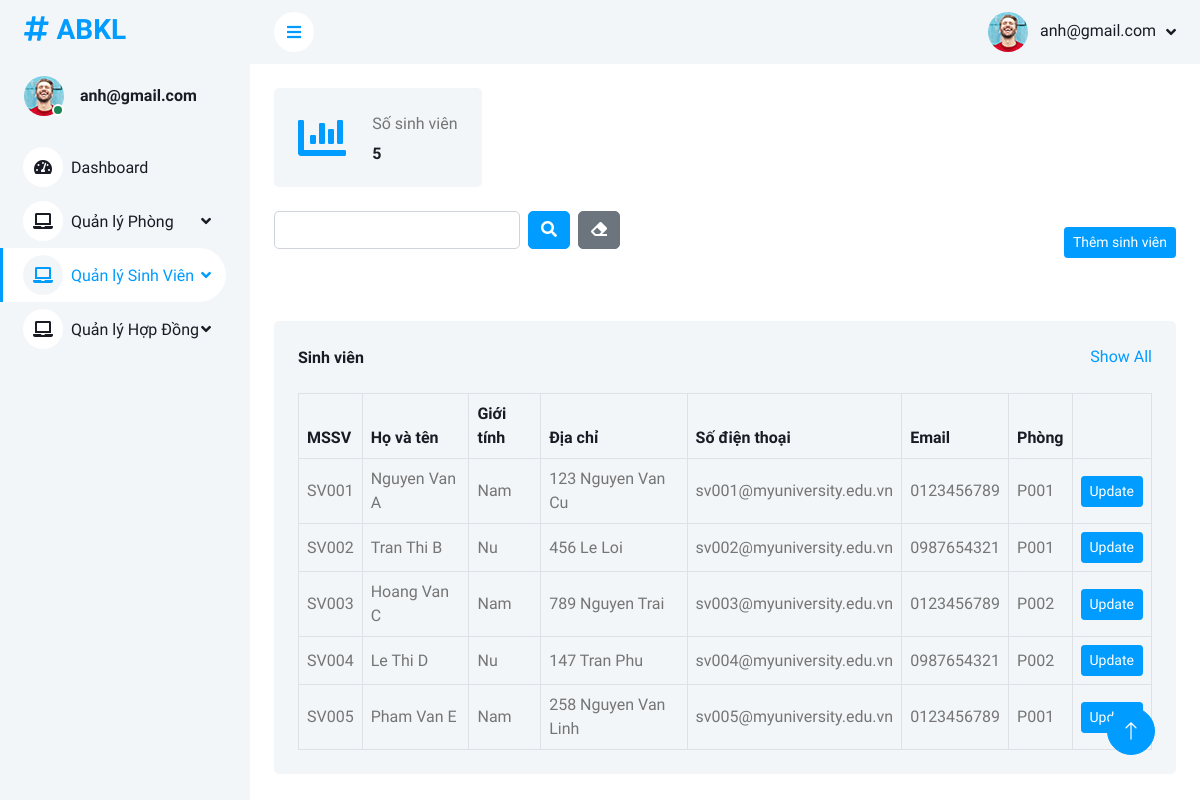
/sinhviens/ (signed in), run on an earlier commit of the app's database.
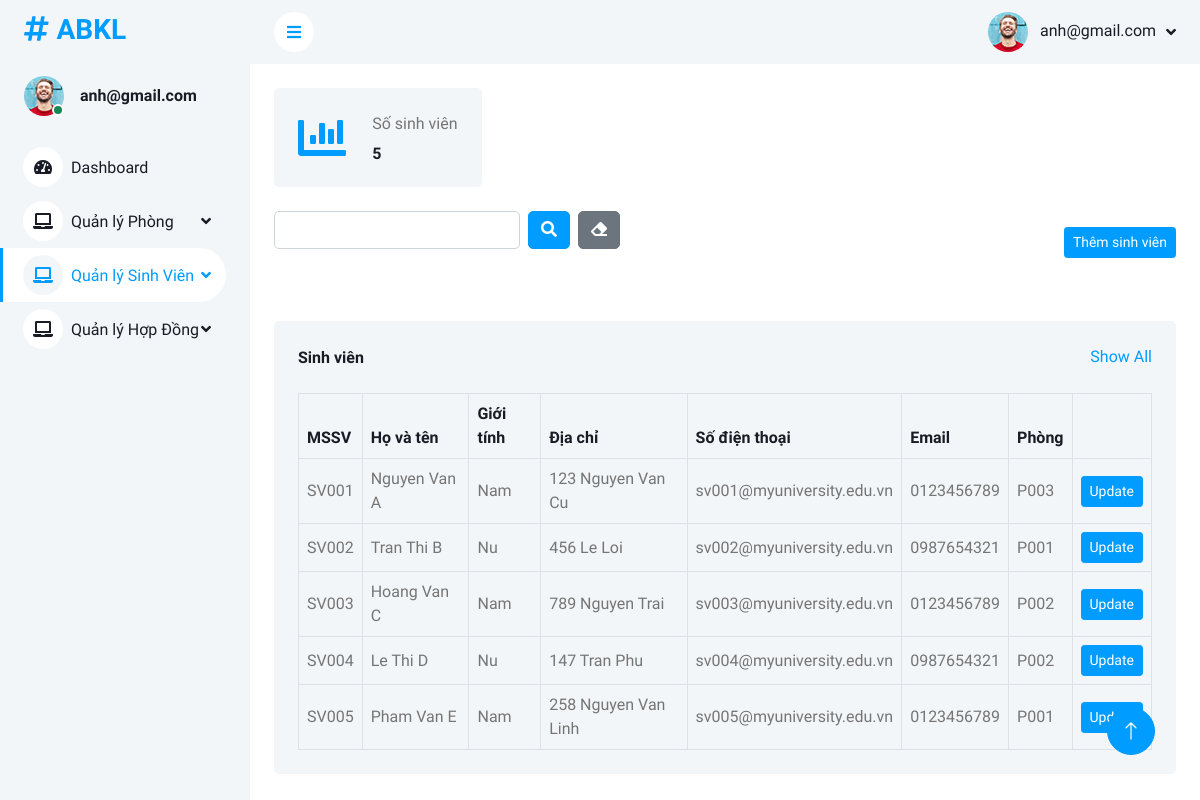
And on a later commit of the database.
### main/models.py (models this page shows, shortened)
class SinhVien(models.Model):
    id = models.IntegerField(primary_key=True)
    MSSV = models.CharField(max_length=50)
    HoTen = models.CharField(max_length=50)
    GioiTinh = models.BooleanField()
    NgaySinh = models.DateField()
    DiaChi = models.CharField(max_length=255)
    Email = models.CharField(max_length=255)
    SoDienThoai = models.CharField(max_length=10)
    MaPhong = models.ForeignKey(Phong, on_delete=models.CASCADE)
    class Meta:
        db_table = 'SinhVien'

class Phong(models.Model):
    id = models.IntegerField(primary_key=True)
    MaPhong = models.CharField(max_length=5)
    TrangThai = models.BooleanField(max_length=50)
    SoluongSV = models.IntegerField()
    LoaiPhong = models.CharField(max_length=50)
    Gia = models.IntegerField()
    TenToaNha = models.CharField(max_length=50)
    class Meta:
        db_table = 'Phong'

### main/views.py (the view)
# urls.py: path('sinhviens/', views.sinhviens),
@login_required
def sinhviens(request):
    query = request.GET.get('q', '')
    phong = request.GET.get('rid', '')
    if phong != '':
        sinhviens = SinhVien.objects.select_related('MaPhong').filter(
            HoTen__icontains=query, MaPhong=phong)
    else:
        sinhviens = SinhVien.objects.select_related('MaPhong').filter(
            HoTen__icontains=query)
    paginator = Paginator(sinhviens, 5)
    page_number = int(request.GET.get('page', 1))
    sinhviens_page = paginator.get_page(page_number)
    total_sinhvien = len(sinhviens)
    if total_sinhvien % 5 == 0:
        total_page = int(total_sinhvien/5)
    else:
        total_page = int(total_sinhvien/5) + 1
    index = (page_number - 1)*5
    numbers = list(range(1, total_page+1))
    print(sinhviens)
    context = {
        'sinhviens': sinhviens_page,
        'page': page_number,
        'totalPage': total_page,
        'numbers': numbers,
        'totalSinhvien': total_sinhvien,
        'keyword': query,
        'choose': 'sinhvien'
    }
    return render(request, 'sinhvien.html', context)

### main/templates/sinhvien.html (shortened to what this page needs)
{% load static %} {% include 'header.html' %}
<div class="container-fluid pt-4 px-4">
    <div class="row g-4">
        <div class="col-sm-6 col-xl-3">
            <div class="bg-light rounded d-flex align-items-center justify-content-between p-4">
                <i class="fa fa-chart-bar fa-3x text-primary"></i>
                <div class="ms-3">
                    <p class="mb-2">Số sinh viên</p>
                    <h6 class="mb-0">{{totalSinhvien}}</h6>
                </div>
            </div>
        </div>
    </div>
</div>
<div class="d-flex align-items-center justify-content-between mb-4 mt-4">
    <div class="d-flex align-items-center justify-content-between mb-4">
        <form class="d-none d-md-flex ms-4" action="" method="GET">
            <input value="{{keyword}}" type="search" name="q" class="form-control" />
            <button type="submit" class="btn btn-primary">
                <i class="fas fa-search"></i>
            </button>
            <button type="reset" class="btn btn-secondary">
                <i class="fas fa-eraser"></i>
            </button>
        </form>
    </div>
    <a class="btn btn-sm btn-primary me-4" href="/sinhviens/add">Thêm sinh viên</a>
</div>
<div class="container-fluid pt-4 px-4">
    <div class="bg-light text-center rounded p-4">
        <div class="d-flex align-items-center justify-content-between mb-4">
            <h6 class="mb-0">Sinh viên</h6>
            <a href="">Show All</a>
        </div>
        <div class="table-responsive">
            <table class="table text-start align-middle table-bordered table-hover mb-0">
                <thead>
                    <tr class="text-dark">
                        <th scope="col">MSSV</th>
                        <th scope="col">Họ và tên</th>
                        <th scope="col">Giới tính</th>
                        <th scope="col">Địa chỉ</th>
                        <th scope="col">Số điện thoại</th>
                        <th scope="col">Email</th>
                        <th scope="col">Phòng</th>
                        <th scope="col"></th>
                    </tr>
                </thead>
                <tbody>
                    {% for sinhvien in sinhviens %}
                    <tr>
                        <td>{{sinhvien.MSSV}}</td>
                        <td>{{sinhvien.HoTen}}</td>
                        {% if sinhvien.GioiTinh %}
                        <td>Nam</td>
                        {% else %}
                        <td>Nu</td>
                        {% endif %}
                        <td>{{sinhvien.DiaChi}}</td>
                        <td>{{sinhvien.Email}}</td>
                        <td>{{sinhvien.SoDienThoai}}</td>
                        <td>{{sinhvien.MaPhong.MaPhong}}</td>
                        <td>
                            <a class="btn btn-sm btn-primary" href="/sinhviens/{{sinhvien.id}}"
                                >Update</a
                            >
                        </td>
                    </tr>
                    {% endfor %}
                </tbody>
            </table>
        </div>
    </div>
</div>
{% include 'footer.html' %}

What changed in the data, as far as the page shows it:
changed SinhVien "SV001": MaPhong.MaPhong "P001" → "P003"
